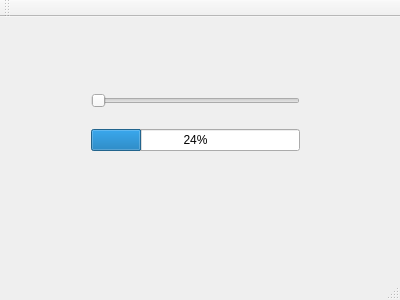
<?xml version="1.0" encoding="UTF-8"?>
<ui version="4.0">
 <class>MainWindow</class>
 <widget class="QMainWindow" name="MainWindow">
  <property name="geometry">
   <rect>
    <x>0</x>
    <y>0</y>
    <width>400</width>
    <height>300</height>
   </rect>
  </property>
  <property name="windowTitle">
   <string>MainWindow</string>
  </property>
  <widget class="QWidget" name="centralWidget">
   <widget class="QWidget" name="">
    <property name="geometry">
     <rect>
      <x>80</x>
      <y>50</y>
      <width>231</width>
      <height>111</height>
     </rect>
    </property>
    <layout class="QVBoxLayout" name="verticalLayout">
     <item>
      <widget class="QSlider" name="horizontalSlider">
       <property name="orientation">
        <enum>Qt::Horizontal</enum>
       </property>
      </widget>
     </item>
     <item>
      <widget class="QProgressBar" name="progressBar">
       <property name="value">
        <number>24</number>
       </property>
      </widget>
     </item>
    </layout>
   </widget>
  </widget>
  <widget class="QMenuBar" name="menuBar">
   <property name="geometry">
    <rect>
     <x>0</x>
     <y>0</y>
     <width>400</width>
     <height>20</height>
    </rect>
   </property>
  </widget>
  <widget class="QToolBar" name="mainToolBar">
   <attribute name="toolBarArea">
    <enum>TopToolBarArea</enum>
   </attribute>
   <attribute name="toolBarBreak">
    <bool>false</bool>
   </attribute>
  </widget>
  <widget class="QStatusBar" name="statusBar"/>
 </widget>
 <layoutdefault spacing="6" margin="11"/>
 <resources/>
 <connections/>
</ui>
